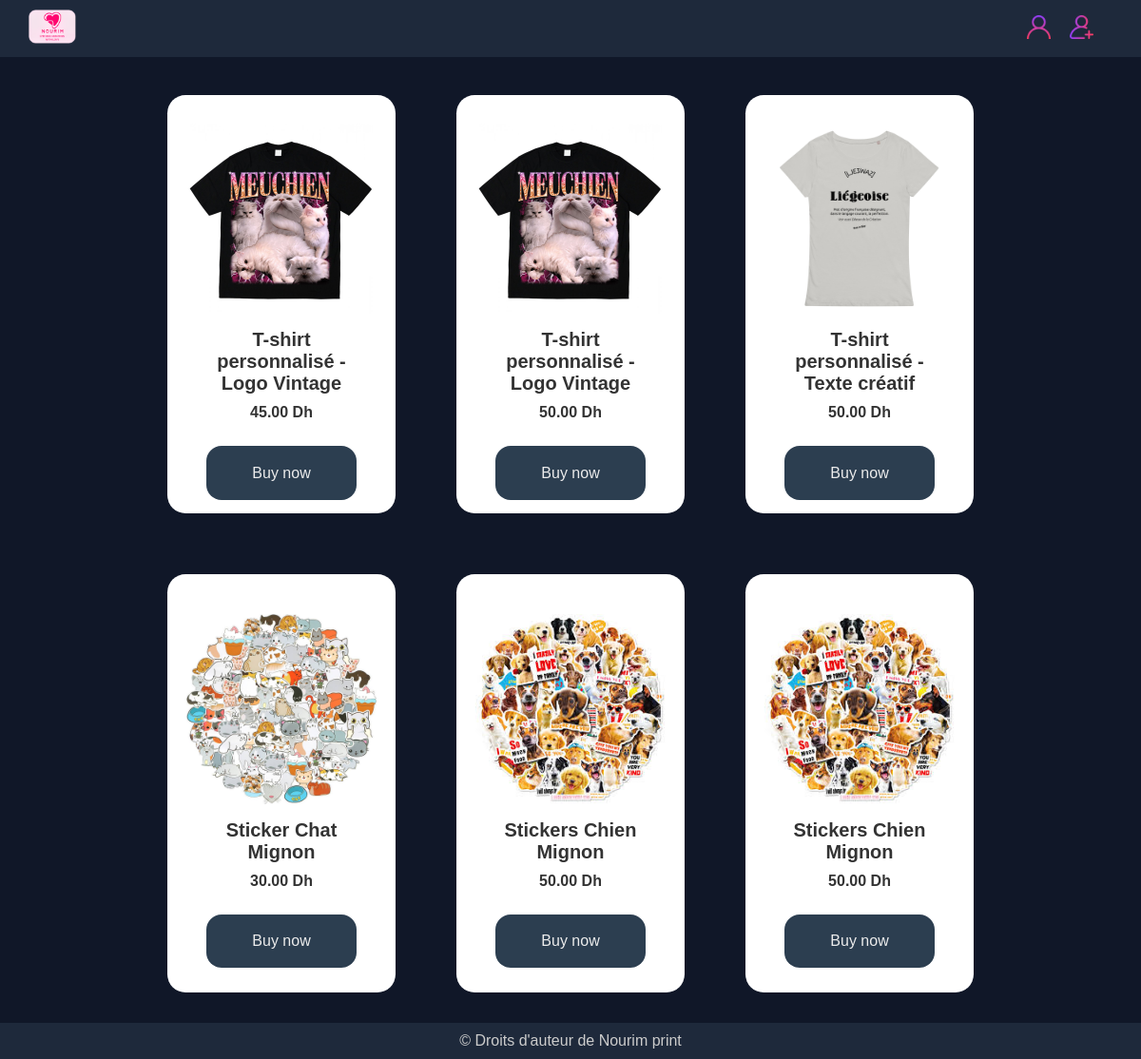
/produits.php, run on the app's committed database.
### tables this page shows
CREATE TABLE `produits` (
  `product_id` int(11) NOT NULL,
  `user_id` int(11) NOT NULL,
  `nom_produit` varchar(255) NOT NULL,
  `description` text NOT NULL,
  `prix` decimal(10,2) NOT NULL,
  `photo` varchar(100) NOT NULL,
  `disponibilite` tinyint(1) NOT NULL DEFAULT 1
);

### produits.php (the view, shortened to what this page needs)
<?php
include("Connect.php");
$sql_fetch_products = "SELECT * FROM produits";
$stmt_fetch_products = $con->prepare($sql_fetch_products);
$stmt_fetch_products->execute();
$products = $stmt_fetch_products->fetchAll(PDO::FETCH_ASSOC);
?>
<!DOCTYPE html>
<html lang="fr">
<head>
    <link rel="stylesheet" href="produits.css">
</head>
<body>
    <?php
    var_dump($_SESSION) ;
    if (isset($_SESSION["admin"]) && $_SESSION["admin"] === true) {
        echo "<nav>
            <a href='index.php'><img src='media/homepage/nourim.png' alt='logo' class='navlogo'></a>
            <div>
            <div class='navbar-toggle' onclick='toggleNavbar()'>
                <div></div>
                <div></div>
                <div></div>
            </div>
            <ul id='navbar-links'>
                <li><a href='index.php' class='none' title='Accueil'>Accueil</a></li>
                <li><a href='commande.php' class='none' title='Commandes'>Commandes</a></li>
                <li><a href='Logout.php' class='none' title='Déconnexion'>Déconnexion</a></li>
            </ul>
            </div>
        </nav>
        ";
        echo "<main>";
        echo "<h1> Ajouter produit </h1>";
        if (isset($message)) {
            echo "<p class='success-message'> $message</p>";
        }
        echo "<div class='form-container'>
            <form method='POST' class='form' enctype='multipart/form-data'>
                <div class='form-group'>
                    <label for='nom-produit'>Nom du produit</label>
                    <input type='text' name='nomproduit' required>
                </div>
                <div class='form-group'>
                    <label for='description-produit'>Description du produit</label>
                    <textarea name='description' required></textarea>
                </div>
                <div class='form-group'>
                    <label for='prix'>Prix</label>
                    <input type='number' name='prix'  required>
                </div>
                <div class='form-group'>
                    <label for='photo'>Photo</label>
                    <input type='file' name='photo' required>
                </div>
                <div class='form-group'>
                    <button type='submit'>Ajouter produit</button>
                </div>
            </form>
        </div>
        ";
        echo "<div>";
        echo "<h1>produits </h1>";
        foreach ($products as $s) {
            echo "<section class='produit-section'>";
            echo "<img src='" . $s['photo'] . "' alt='" . $s['nom_produit'] . "' class='produit-image'>";
            echo "<div class='produit-details'>";
            echo "<h2 class='produit-title'>" . $s['nom_produit'] . "</h2>";
            echo "<p class='produit-description'>" . $s['description'] . "</p>";
            echo "<p class='produit-price'>Prix : " . $s['prix'] . " Dh</p>";
            echo "<div class='produit-actions'>";
            echo "<a href='produit_edit.php?id=" . $s['product_id'] . "'><button class='btn-edit'>Modifier</button></a>";
            echo '<form method="POST" action="produit_delete.php">';
            echo '<input type="hidden" name="produit_id" value="' . $s['product_id'] . '">';
            echo '<button type="submit" name="delete" class="btn-delete">Supprimer</button>';
            echo '</form>';
            echo "</div>";
            echo "</div>";
            echo "</section>";
        }
        echo "</div>";
        echo "</main>";
    } else {
        echo "<nav>
        <a href='index.php'><img src='media/homepage/nourim.png' alt='logo' class='navlogo'></a>
        <div>
        <div class='navbar-toggle' onclick='toggleNavbar()'>
            <div></div>
            <div></div>
            <div></div>
        </div>
        <ul id='navbar-links'> " ;
        echo "<li><a href='loginpage.php'><img src='media/homepage/user.png' alt='' width='25px' title='Login'></a></li>";
        echo "<li><a href='registerpage.php'><img src='media/homepage/add-user.png' alt='' width='25px' title='Register'></a></li></ul>";
        echo "</ul>
        </div>
        </nav>
        ";
        echo "<div class='all-produits'>";
        foreach ($products as $s) {
            echo "
            <div class='produit'>
                <img src='" . $s['photo'] . "' alt='" . $s['nom_produit'] . "'>
                <div class='produit-info'>
                    <h4 class='produit-title'>" . $s['nom_produit'] . "</h4>
                    <p class='produit-price'>" . $s['prix'] . " Dh </p>
                    ";
            echo "<a href='produit_info.php?id=" . $s['product_id'] . "'>Buy now</a>";
            echo "</div>
                </div>";
        }
        echo "</div >";
    }
    ?>
    <footer>&copy; Droits d'auteur de Nourim print</footer>
</body>
</html>

### produits.css (style rules this page uses)
* { margin: 0; padding: 0; box-sizing: border-box; }
body { background-color: #101728; color: white; font-family: Arial, sans-serif; overflow-x: hidden; }
nav { background-color: #1e293b; padding: 10px 30px; display: flex; align-items: center; justify-content: space-between; position: fixed; top: 0; width: 100%; z-index: 1000; }
#navbar-links { list-style-type: none; margin: 0; padding: 0; display: flex; justify-content: flex-end; align-items: center; }
#navbar-links li { margin-right: 20px; }
.navlogo { width: 50px; }
nav ul { list-style-type: none; margin: 0; padding: 0; display: flex; justify-content: flex-end; }
nav ul li { margin-right: 20px; cursor: pointer; }
.produit-title { margin-bottom: 10px; font-size: 20px; font-weight: bold; color: #333; }
.produit-price { margin-bottom: 10px; font-weight: bold; color: #333; }
.all-produits { display: flex; align-items: center; justify-content: center; flex-wrap: wrap; margin-top: 50px; }
.produit { overflow: hidden; background-color: #ffffff; color: #21201e; text-align: center; width: 240px; height: 440px; padding: 2rem; display: flex; flex-direction: column; align-items: center; justify-content: center; border-radius: 1.2rem; margin: 2rem; }
.produit img { height: 240px; width: 200px; margin: 1rem; transition: all 0.3; }
.produit a:link, .produit a:visited { color: #ececec; display: inline-block; text-decoration: none; background-color: #2c3e50; padding: 1.2rem 3rem; border-radius: 1rem; margin-top: 1rem; transition: all 0.2s; }
footer { background-color: #1e293b; color: #ccc; text-align: center; padding: 10px; width: 100%; bottom: 0; }

### data on the page
produits: photo+nom_produit (picture), nom_produit "T-shirt personnalisé - Logo Vintage", prix "45.00"
produits: photo+nom_produit (picture), nom_produit "T-shirt personnalisé - Logo Vintage", prix "50.00"
produits: photo+nom_produit (picture), nom_produit "T-shirt personnalisé - Texte créatif", prix "50.00"
produits: photo+nom_produit (picture), nom_produit "Sticker Chat Mignon", prix "30.00"
produits: photo (picture), nom_produit "Stickers Chien Mignon", prix "50.00"
produits: photo (picture), nom_produit "Stickers Chien Mignon", prix "50.00"
